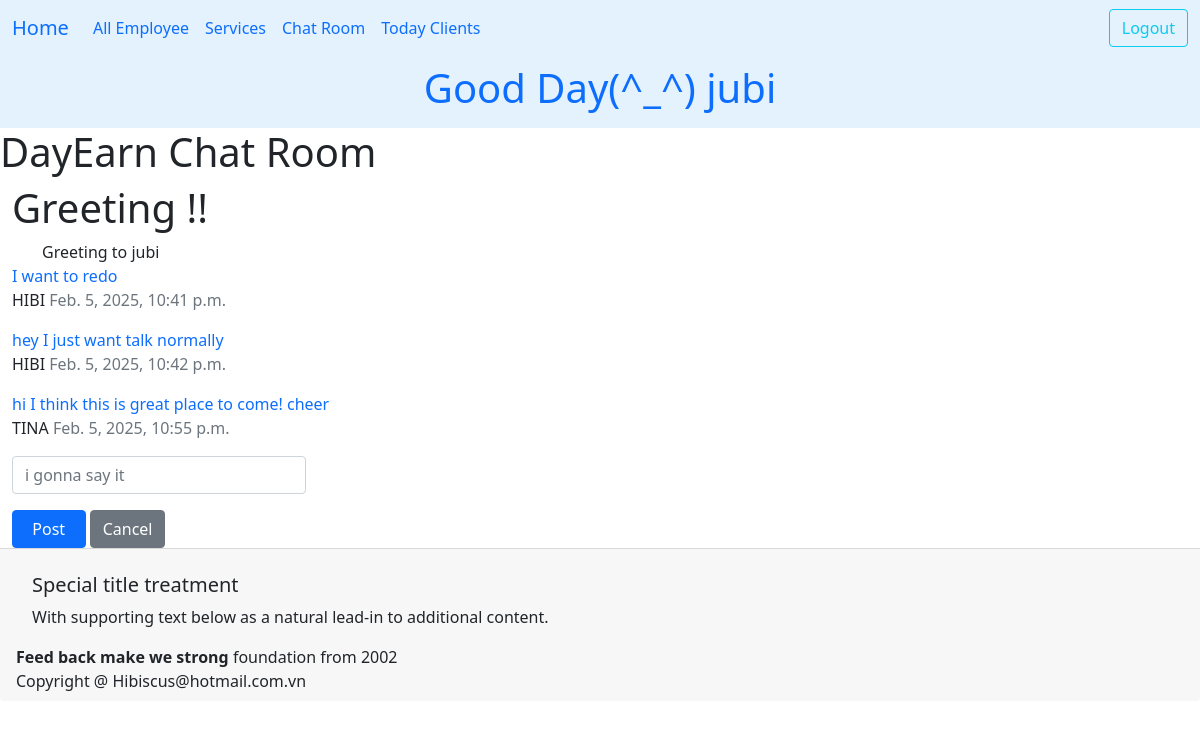
Before: /ledger/user_chat_room/ (signed in) with the older database file.
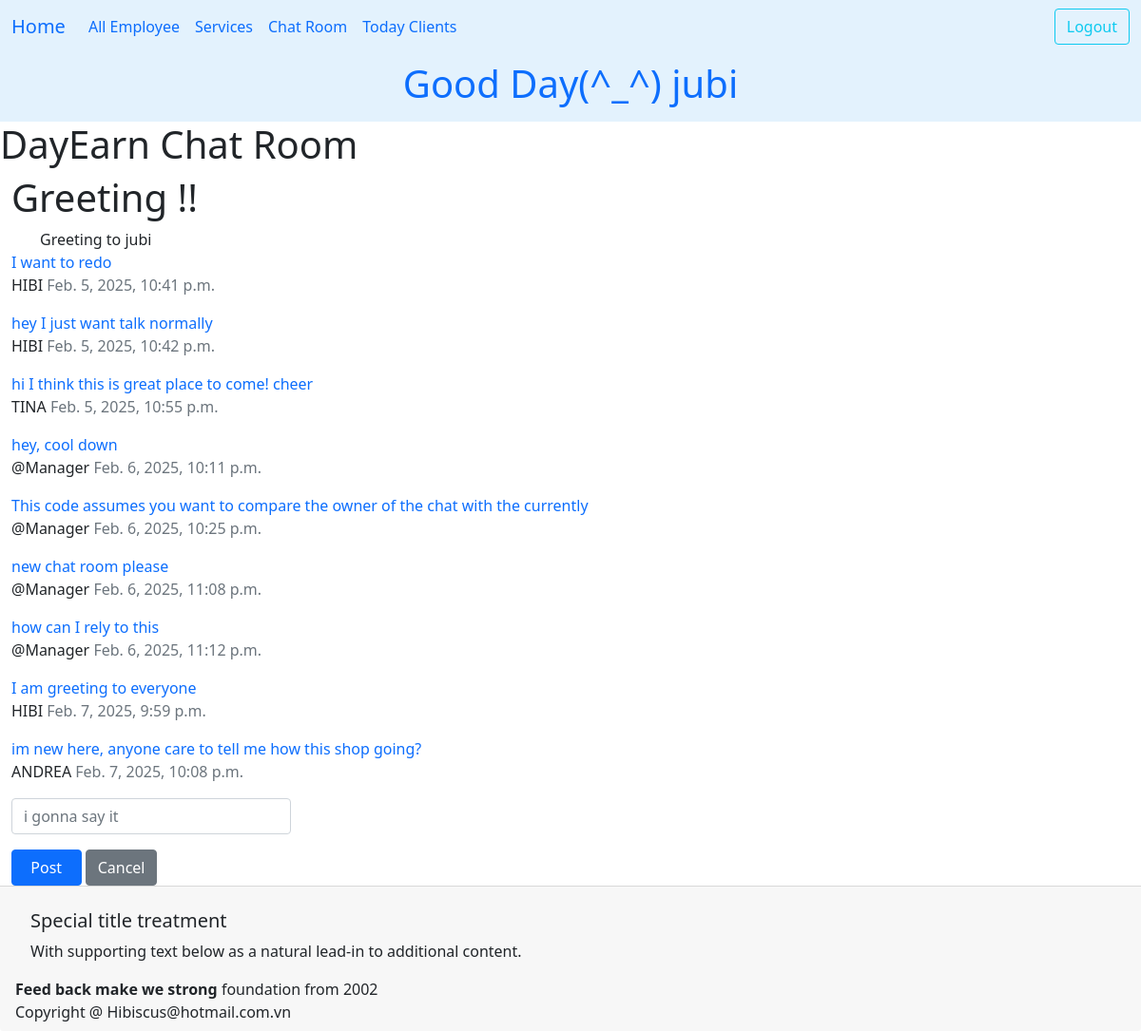
After: the same page with the newer database file.
### ledger/models.py (models this page shows, shortened)
class Chat(models.Model):
    text = models.TextField(validators=[MinLengthValidator(1, "What's your message.")])
    created_at = models.DateTimeField(auto_now_add=True)
    reply_to = models.ForeignKey('self', on_delete=models.CASCADE, null=True, blank=True, related_name='replies')
    owner = models.ForeignKey(settings.AUTH_USER_MODEL, on_delete=models.CASCADE, related_name="chats", null=True)
    client = models.ForeignKey(Khach, on_delete=models.DO_NOTHING, related_name="client_chats", null=True, blank=True)
    @property
    def client_name(self):
        return self.client.full_name if self.client else "@Manager"

class Khach(models.Model):
    class Status(models.TextChoices):
        online = "Confirmed"
        anyone = "Anyone"
        cancel = "Cancel"
    full_name = models.CharField(max_length=25)
    phone = PhoneNumberField()
    email = models.EmailField(max_length=40, null=True, blank=True, help_text="Enter your email for booking confirmations.")
    technician = models.ForeignKey(Technician, on_delete=models.SET_NULL, null=True, blank=True, related_name='khachs')
    points = models.PositiveIntegerField(default=0)
    first_comes = models.DateTimeField(editable=False,auto_now_add=True)
    desc = models.TextField(max_length=250,blank=True, null=True)
    services = models.ManyToManyField("Service", blank=True, related_name="khachs")
    status = models.CharField(choices=Status.choices, max_length=20, default=Status.online, help_text="Choose anyone as an alternate!")
    day_comes = models.DateField()
    time_at = models.TimeField()
    tags = TaggableManager()
    birthday = models.DateField(null=True, blank=True)
    history = HistoricalRecords()
    class Meta:
        unique_together = ('full_name','phone',)
        ordering = ['full_name','-day_comes']

### ledger/views.py (the view)
# urls.py: path('ledger/user_chat_room/', views.UserChatView.as_view(), name="user_chat_room"),
class UserChatView(LoginRequiredMixin, View):
    template = "ledger/user_chat_room.html"
    def get(self, request):
        allChat = Chat.objects.filter(reply_to__isnull=True).order_by('created_at').select_related("client")
        chat_form = ChatForm()
        context = {
            'allChat' : allChat, 'chat_form': chat_form,
        }
        return render(request, self.template, context)

### ledger/forms.py
class ChatForm(forms.ModelForm):
    text = forms.CharField(required=True,min_length=5, max_length=500, strip=True, label="",
                           widget=forms.TextInput(
                        attrs={'placeholder': 'i gonna say it'}))
    class Meta:
        model = Chat
        fields = ['text']

### ledger/templates/ledger/user_chat_room.html (shortened to what this page needs)
{% extends 'base.html' %}
{% load crispy_forms_tags %}
{% load crispy_forms_filters %}
{% block headding %}
<h1>DayEarn Chat Room</h1>
{% endblock headding %}
{% block content %}
    <h1 class="title">Greeting !!</h1>
    <div class="container is-fluid">
    Greeting to {{ user.username }}
    </div>
    {% for talk in allChat %}
    <div>
        <a class="text-decoration-none link-offset-2 link-underline link-underline-opacity-0" href="{% url 'ledger:user_chat_detail' talk.id %}">
        {{ talk.text }}
        </a>
        <p>
            {% if talk.owner == user %}
            @Manager
            {% else %}
            {{ talk.client_name }}
            {% endif %}
            <span class="fw-light text-secondary">{{ talk.created_at }}</span>
        </p>
    </div>
    {% endfor %}
    <form action="{% url 'ledger:user_chat_create' %}" method="post">
        <div class="form-floating col-md-3 align-items-center">
        <div class="col-auto ">
            {{ chat_form | crispy }}
    </div>
        <button type="submit" class="btn btn-primary w-25">Post</button>
        <button type="submit" class="btn btn-secondary" onclick="window.location='{% url 'ledger:index' %}'; return false; ">Cancel</button>
    </div>
    </form>
{% endblock content %}
{% block footer %}
    <strong>Feed back make we strong</strong> foundation from 2002
{% endblock footer %}

Changed rows visible on the page:
added Chat: text "hey, cool down", shows "@Manager", created_at "Feb. 6, 2025, 10:11 p.m."
added Chat: text "This code assumes you want to compare the owner of the chat with the currently", shows "@Manager", created_at "Feb. 6, 2025, 10:25 p.m."
added Chat: text "new chat room please", shows "@Manager", created_at "Feb. 6, 2025, 11:08 p.m."
added Chat: text "how can I rely to this", client_name "@Manager", created_at "Feb. 6, 2025, 11:12 p.m."
added Chat: text "I am greeting to everyone", client_name "HIBI", created_at "Feb. 7, 2025, 9:59 p.m."
added Chat: text "im new here, anyone care to tell me how this shop going?", client_name "ANDREA", created_at "Feb. 7, 2025, 10:08 p.m."
